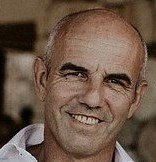
#> input picture data/leccia.jpeg, 156 x 162 px, given in place of logo-mira.png, which was not available
$ python mira_script.py
#> lines starting #> are read from the running program, lines starting #| are printed output that depends on the picture; pictures that were not available may be replaced by others from this repository, and a replacement may not be noted
import skimage as ski
import matplotlib.pyplot as plt
import numpy as np
import pickle

image = ski.io.imread("logo-mira.png")
#> image is the input picture: shape (162, 156, 3); mean R, G, B 109, 86.8, 71


image = ski.color.rgb2gray(image)
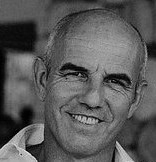
#> image: shape (162, 156) float64; min 0, max 0.938, mean 0.355


harris_image = ski.feature.corner_harris(image)
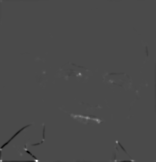
#> harris_image: shape (162, 156) float64; min -1.16, max 2.81, mean -0.000267; drawn with min black and max white
equalized_harris = ski.exposure.equalize_hist(harris_image)
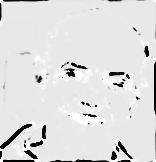
#> equalized_harris: shape (162, 156) float64; min 3.96e-05, max 1, mean 0.875


corner_peaks = ski.feature.corner_peaks(harris_image, threshold_rel=0.0000001)
#> corner_peaks = 688 pairs, first value 1 to 160, second value 1 to 154

corners = np.array(corner_peaks).T

fig,ax = plt.subplots(1,1)
ax.imshow(image, cmap="gray")

labels = {"m" : [], "i": [], "r":[], "a":[], ".": []}

letters = list(labels.keys())

plt.ion()

for point in corners.T:
    ax.clear()
    ax.imshow(image, cmap="gray")
    for l in letters:
        for i, p in enumerate(labels[l]):
            ax.scatter(p[1], p[0])
            ax.annotate(str(i), (p[1], p[0]), size=10, bbox=dict(boxstyle="square,pad=0.3",
                      fc="lightblue", ec="steelblue", lw=2))

    ax.scatter(point[1], point[0])
    ax.annotate("???", (point[1], point[0]), size=15, bbox=dict(boxstyle="square,pad=0.3",
                      fc="lightblue", ec="steelblue", lw=2))
    plt.pause(0.01)
    fig.show()
#> (the run stopped early here; a loop or call above may not have finished)

$ run again, on data/simoni.jpeg
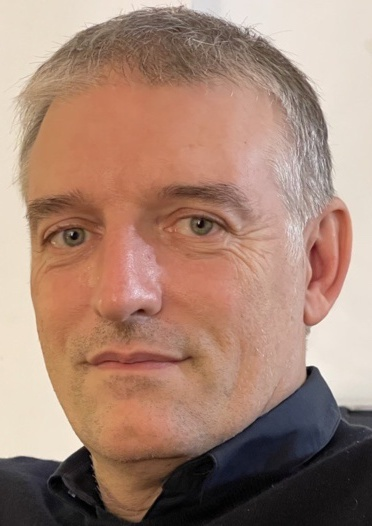
#> input picture data/simoni.jpeg, 372 x 526 px, given in place of logo-mira.png, which was not available
#> image is the input picture: shape (526, 372, 3); mean R, G, B 166.2, 133.5, 117.4
#> image: shape (526, 372) float64
#> `equalized_harris = ski.exposure.equalize_hist(harris_image)`:
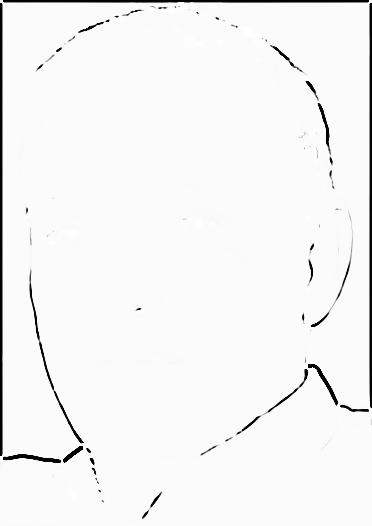
#> equalized_harris: shape (526, 372) float64; min 1.53e-05, max 1, mean 0.96
#> corner_peaks = 4048 pairs, first value 1 to 524, second value 1 to 370
